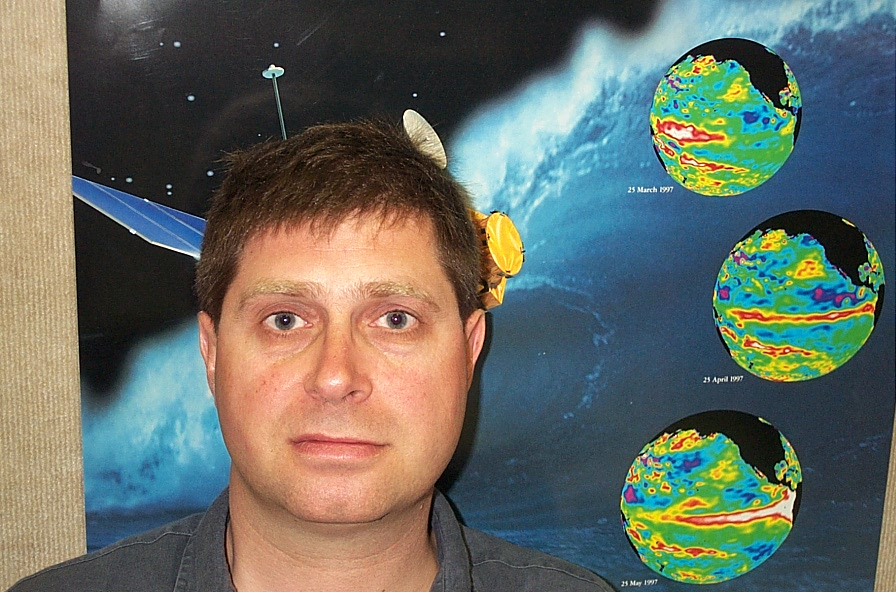
#> input picture Face Recognition/training-data/User1/image_0004.jpg, 896 x 592 px, given in place of the camera
$ python FaceLBPHF.py
#> lines starting #> are read from the running program, lines starting #| are printed output that depends on the picture
import cv2
import cv2.face
import os
import numpy as np

face_cascade = cv2.CascadeClassifier('haarcascade_frontalface_default.xml')#read haarcascade file


# [48 lines left out: functions detect_face, prepare_training_data, not called in this run]


ctr = 1
dirs = os.listdir("training-data") #Get all Folders in the directory
for dir_name in dirs:
    ctr += 1

name = input("please enter the name of the person")
#> the answer given: training-data/User1/image_0004.jpg

newDir = "./training-data/User"+str(ctr)
try:
    if not os.path.exists(newDir):
        os.makedirs(newDir)
        newFolderName = "User" + str(ctr)

        cam = cv2.VideoCapture(0)
        counter = 0
        while True:
            ret, img = cam.read()
#> img is the input picture: shape (592, 896, 3); mean B, G, R 98.4, 107, 100.6
            gray = cv2.cvtColor(img, cv2.COLOR_BGR2GRAY)
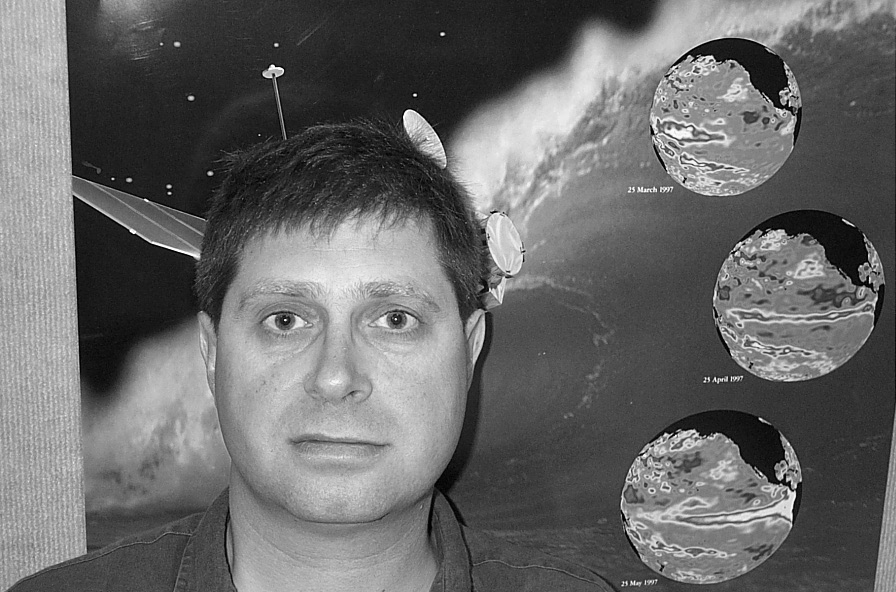
#> gray: shape (592, 896); min 0, max 255, mean 104.1
            faces = face_cascade.detectMultiScale(gray, 1.4, 5)
#> faces = [[210, 229, 253, 253], [171, 182, 354, 354]]
            for (x, y, w, h) in faces:
                counter += 1
                imgPath = "training-data/" + newFolderName + "/" + str(counter) + ".jpg"
                cv2.imwrite(imgPath, gray[y:y + h, x:x + w])
                cv2.rectangle(img, (x, y), (x + w, y + h), (0, 255, 0), 2)
                cv2.waitKey(100)

                cv2.imshow("Person face", img)
#> this loop made 2 passes
#> (x, y, w, h, counter, imgPath) on passes 1 to 2: (210, 229, 253, 253, 1, 'training-data/User2/1.jpg'), (171, 182, 354, 354, 2, 'training-data/User2/2.jpg')
#> pass 1, `cv2.imwrite(imgPath, gray[y:y + h, x:x + w])`:
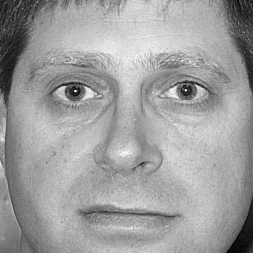
#> saved as 1.jpg: shape (253, 253); min 0, max 250, mean 158.6
#> pass 1, `cv2.imshow("Person face", img)`:
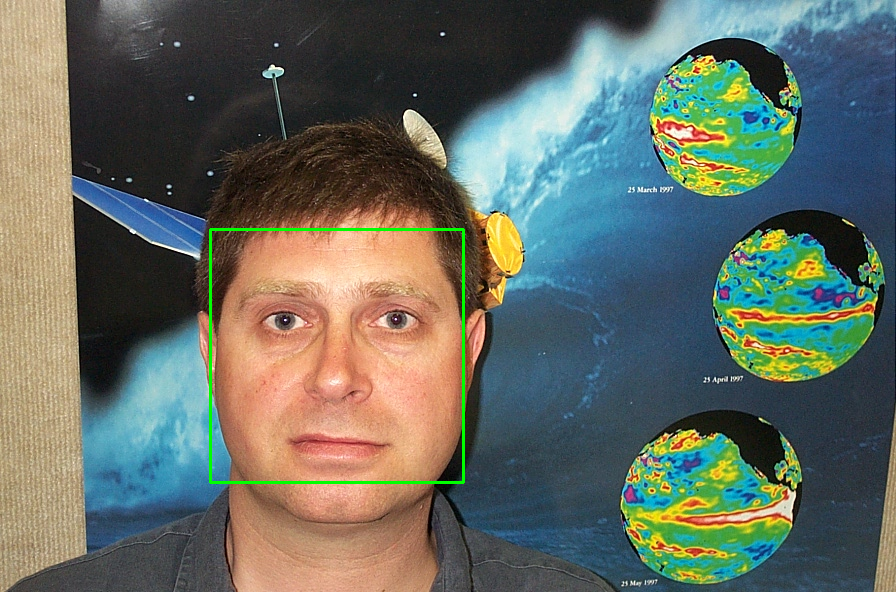
#> window 'Person face': shape (592, 896, 3); mean B, G, R 97.9, 107.9, 99.8
#> pass 2, `cv2.imwrite(imgPath, gray[y:y + h, x:x + w])`:
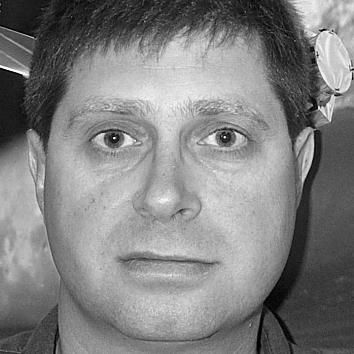
#> saved as 2.jpg: shape (354, 354); min 0, max 255, mean 129
#> pass 2, `cv2.imshow("Person face", img)`:
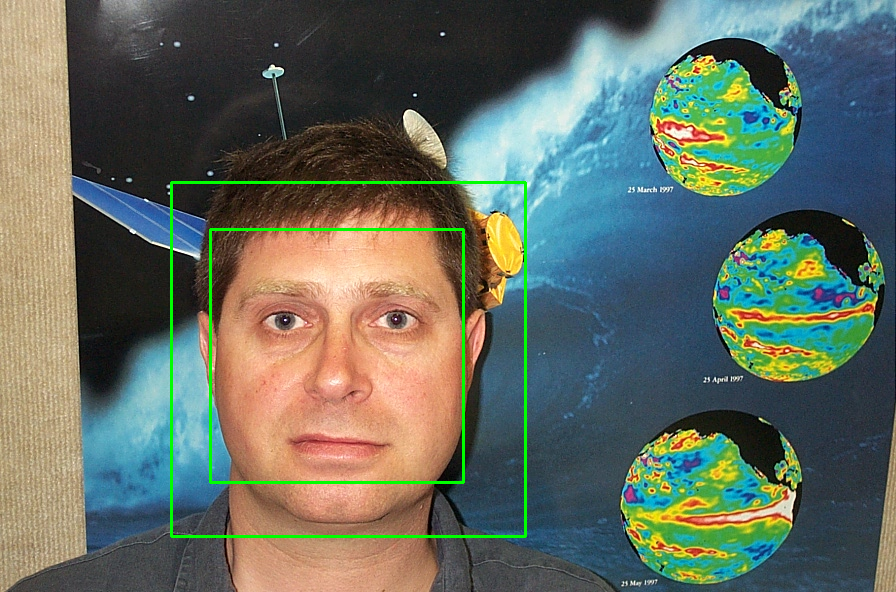
#> window 'Person face': shape (592, 896, 3); mean B, G, R 97.1, 109.2, 99.1
#> after the loop, counter = 2
            cv2.waitKey(1)
            if counter > 50:
                break
        cam.release()
        cv2.destroyAllWindows()

        print("Preparing data...")
        faces, labels = prepare_training_data("training-data")
        print("Data prepared")

        print("Total faces: ", len(faces))
        print("Total labels: ", len(labels))

        face_recognizer = cv2.face.LBPHFaceRecognizer_create()  # Object to train

        face_recognizer.train(faces, np.array(labels))
        face_recognizer.save('recognizer/train.yml')
except OSError:
    print('Error: Creating directory. ' + newDir)

$ run again, on Face Recognition/training-data/User1/image_0005.jpg
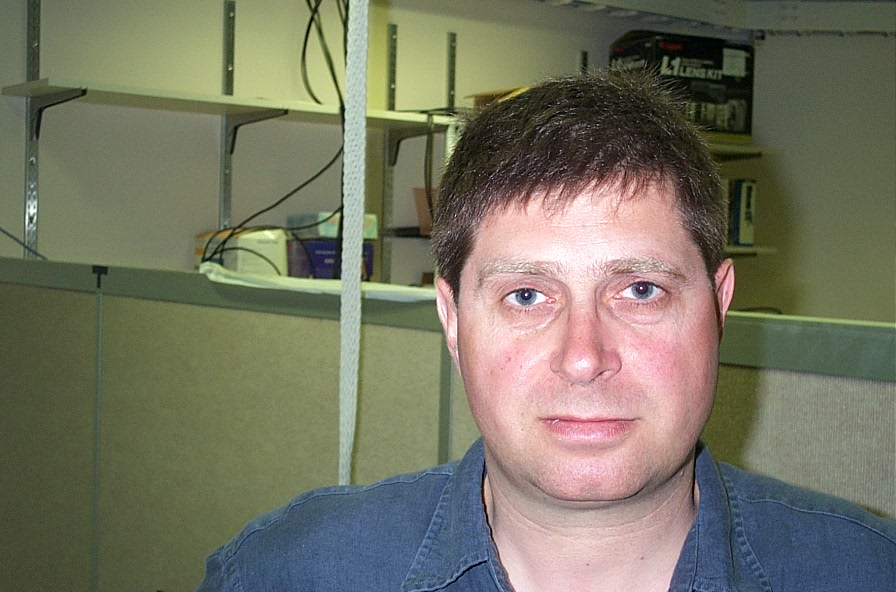
#> input picture Face Recognition/training-data/User1/image_0005.jpg, 896 x 592 px, given in place of the camera
#> img is the input picture: shape (592, 896, 3); mean B, G, R 99, 116.9, 117.9
#> `gray = cv2.cvtColor(img, cv2.COLOR_BGR2GRAY)`:
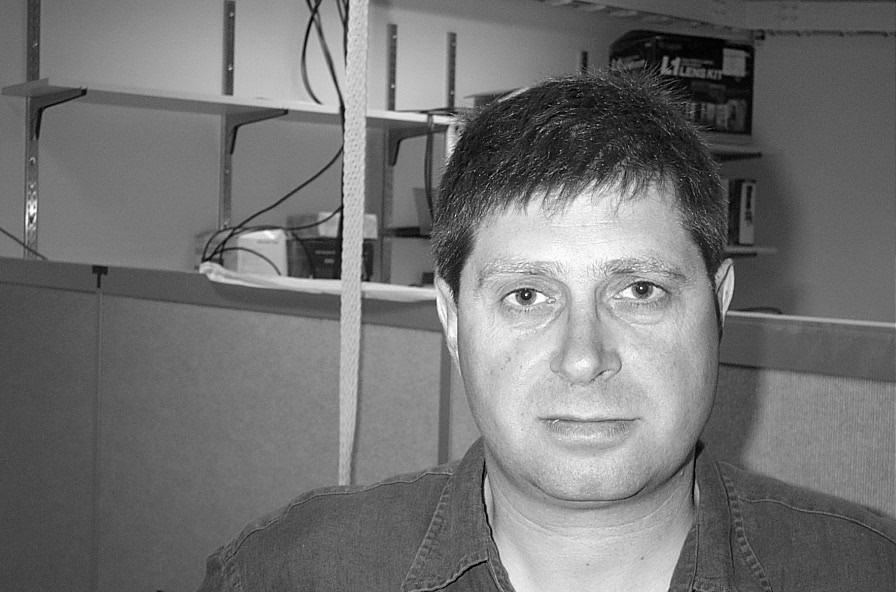
#> gray: shape (592, 896); min 0, max 255, mean 115.1
#> faces = [[455, 207, 253, 253], [408, 153, 354, 354]]
#> the loop `for (x, y, w, h) in faces:` made 2 passes
#> (x, y, w, h, counter, imgPath) on passes 1 to 2: (455, 207, 253, 253, 1, 'training-data/User2/1.jpg'), (408, 153, 354, 354, 2, 'training-data/User2/2.jpg')
#> pass 2, `cv2.imshow("Person face", img)`:
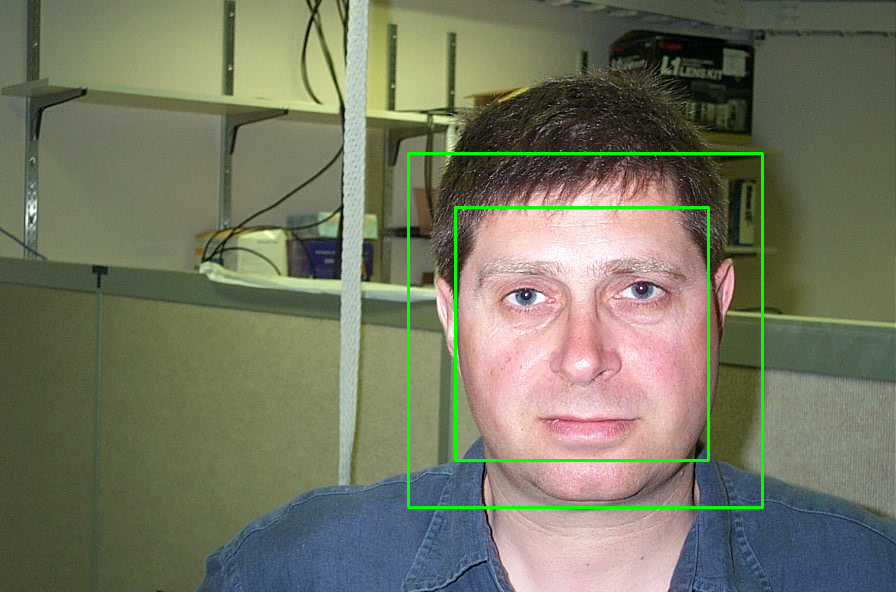
#> window 'Person face': shape (592, 896, 3); mean B, G, R 97.6, 118.9, 116.2
#> after the loop `for (x, y, w, h) in faces:`: counter = 2

$ run again, on Face Recognition/training-data/User1/image_0006.jpg
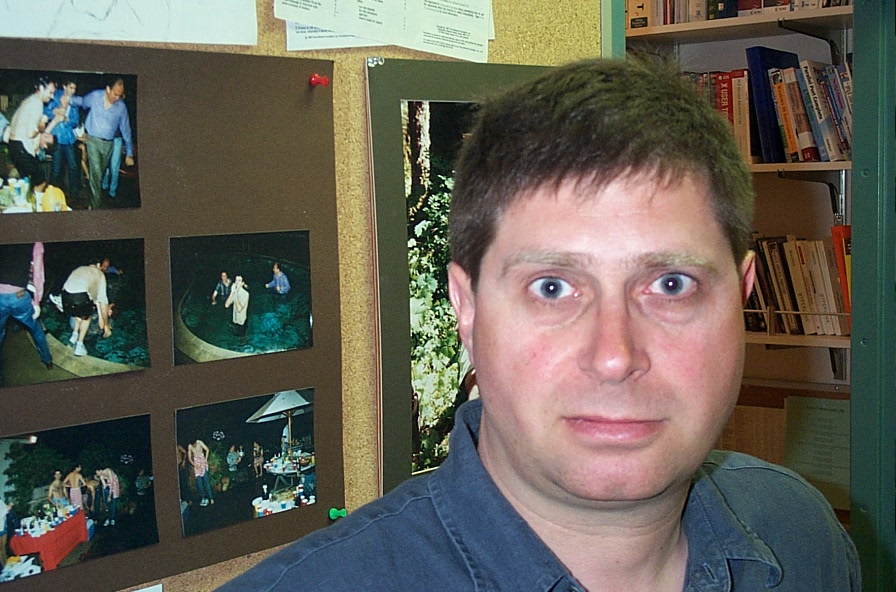
#> input picture Face Recognition/training-data/User1/image_0006.jpg, 896 x 592 px, given in place of the camera
#> img is the input picture: shape (592, 896, 3); mean B, G, R 85.3, 95.5, 98.7
#> `gray = cv2.cvtColor(img, cv2.COLOR_BGR2GRAY)`:
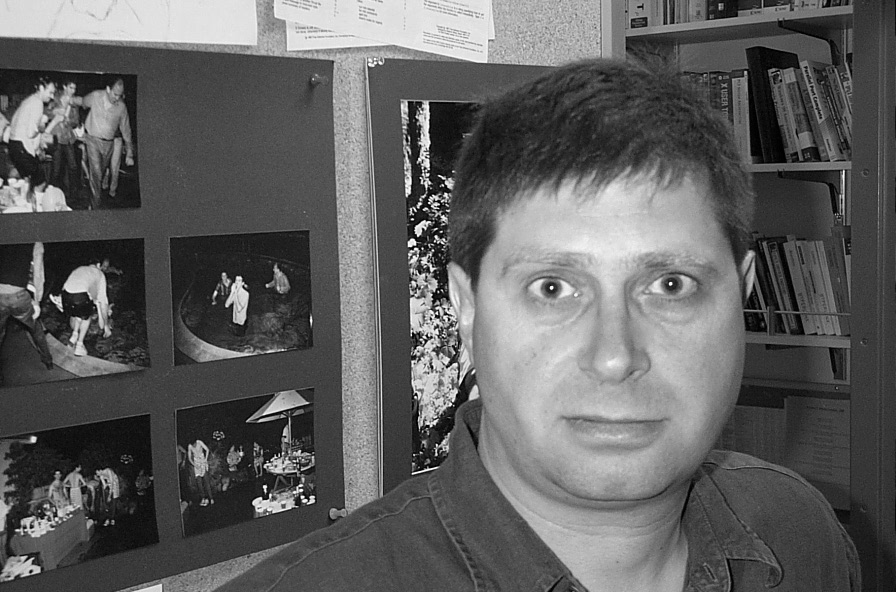
#> gray: shape (592, 896); min 0, max 254, mean 95.3
#> faces = [[439, 154, 354, 354]]
#> the loop `for (x, y, w, h) in faces:` made 1 pass
#> (x, y, w, h, counter, imgPath) on pass 1: (439, 154, 354, 354, 1, 'training-data/User2/1.jpg')
#> pass 1, `cv2.imshow("Person face", img)`:
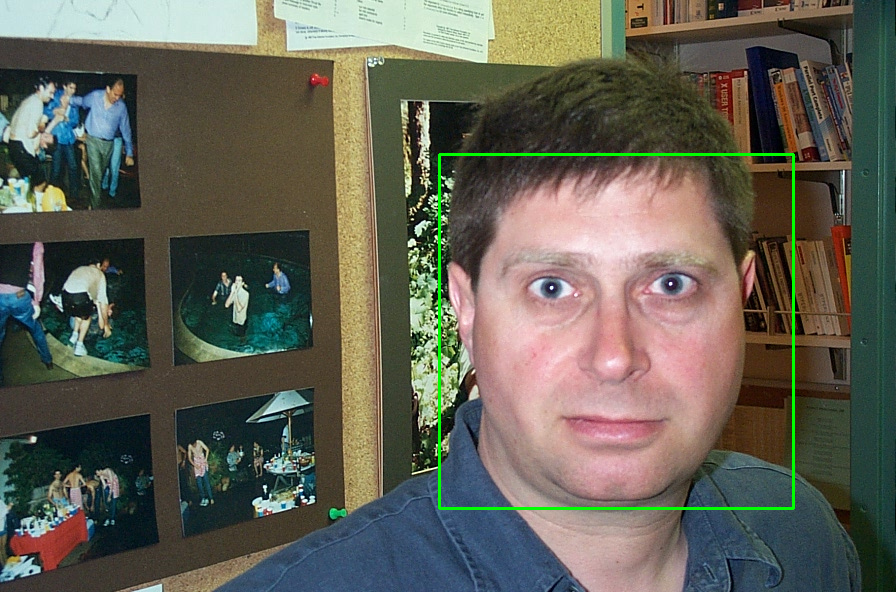
#> window 'Person face': shape (592, 896, 3); mean B, G, R 84.8, 97, 98.2
#> after the loop `for (x, y, w, h) in faces:`: counter = 1

$ run again, on Face Recognition/training-data/User1/image_0007.jpg
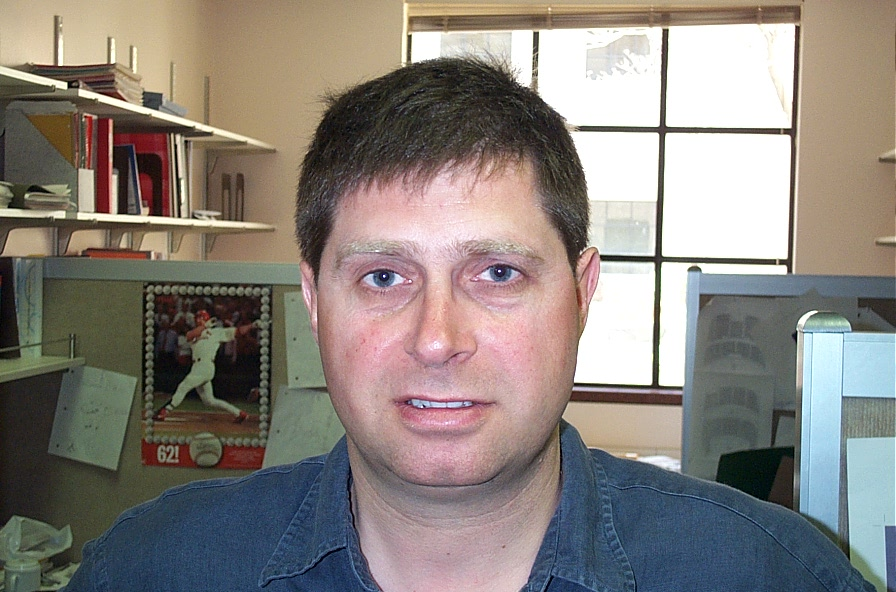
#> input picture Face Recognition/training-data/User1/image_0007.jpg, 896 x 592 px, given in place of the camera
#> img is the input picture: shape (592, 896, 3); mean B, G, R 125.1, 130.6, 137.4
#> `gray = cv2.cvtColor(img, cv2.COLOR_BGR2GRAY)`:
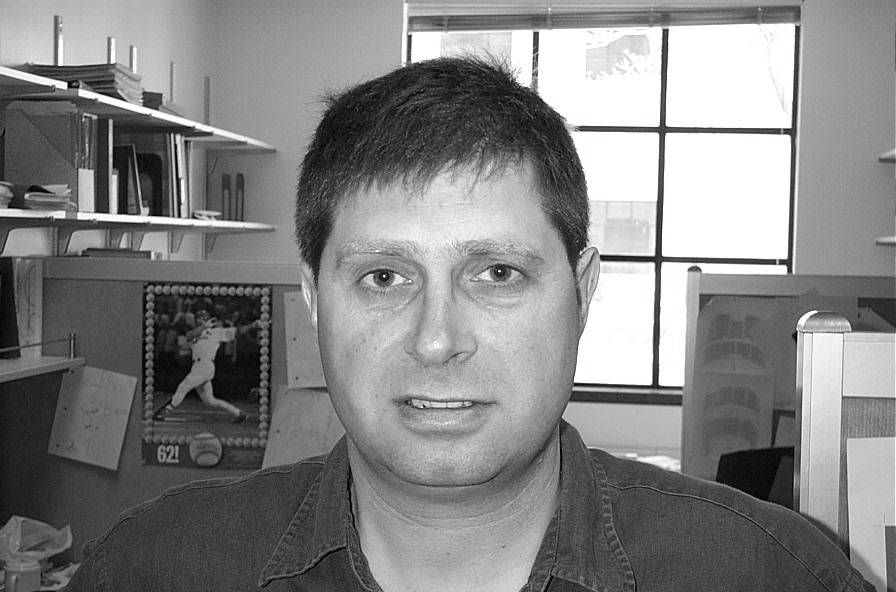
#> gray: shape (592, 896); min 0, max 255, mean 132
#> faces = [[312, 184, 253, 253], [263, 136, 354, 354]]
#> the loop `for (x, y, w, h) in faces:` made 2 passes
#> (x, y, w, h, counter, imgPath) on passes 1 to 2: (312, 184, 253, 253, 1, 'training-data/User2/1.jpg'), (263, 136, 354, 354, 2, 'training-data/User2/2.jpg')
#> pass 2, `cv2.imshow("Person face", img)`:
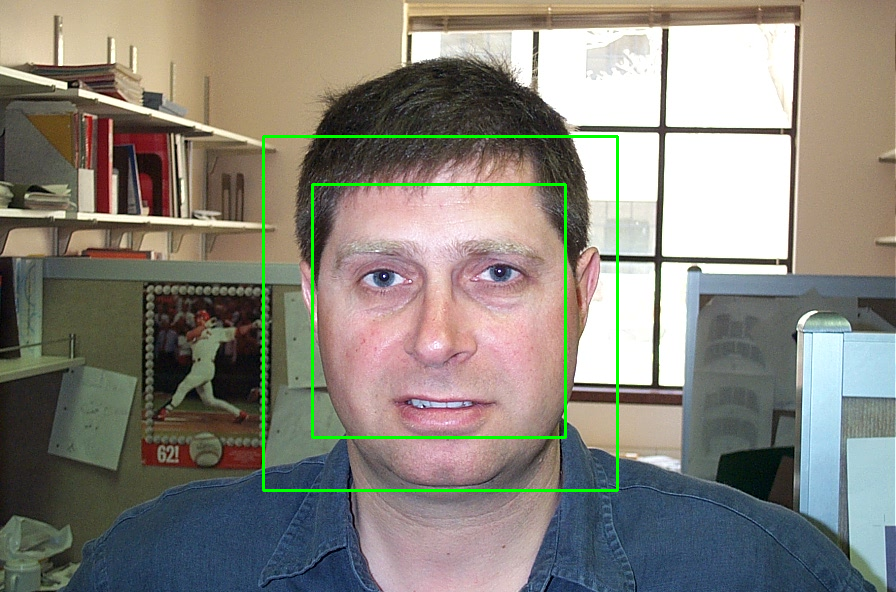
#> window 'Person face': shape (592, 896, 3); mean B, G, R 123.5, 132.4, 135.5
#> after the loop `for (x, y, w, h) in faces:`: counter = 2
